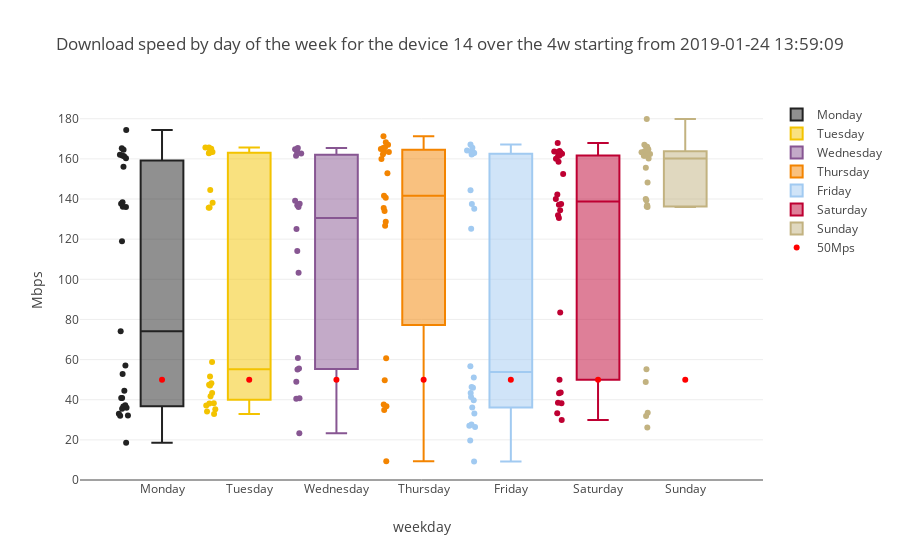

The notebook cell this image was saved under:
### Code cell
subset=download_df[download_df["SK_PI"]==device_number]
simple_boxplot(dataframe=subset,plot_value='DOWNLOAD',sort_value='weekday',
               title="Download speed by day of the week for the device "+str(device_number)+" over the "+time_interval+" starting from "+starting_point,
               ytitle="Mbps",downloadline=True, weekdays=True, jitter=True)

### Figure 1 — Plotly figure (JSON) as saved in the notebook; plotly's stock layout.template omitted (floating-point values rounded to 4 significant figures)
{"data": [{"boxpoints": "all", "jitter": 0.3, "marker": {"color": "222222"}, "name": "Monday", "pointpos": -1.8, "type": "box", "y": [136.1, 160.3, 74.17, 161.7, 138.3, 165.3, 156.1, 162, 118.9, 161.4, 136, 32.13, 137.6, 164.6, 52.8, 174.4, 37.29, 35.47, 32.95, 40.91, 40.8, 57.01, 44.42, 36.59, 32.07, 35.94, 18.54]}, {"boxpoints": "all", "jitter": 0.3, "marker": {"color": "F3C300"}, "name": "Tuesday", "pointpos": -1.8, "type": "box", "y": [165, 165.7, 135.6, 138.1, 144.5, 165.7, 163.4, 163.5, 47.47, 163.2, 38.22, 135.8, 37.13, 48.16, 47.13, 35.27, 32.92, 34.07, 162.8, 51.58, 58.76, 41.7, 38.16, 43.31]}, {"boxpoints": "all", "jitter": 0.3, "marker": {"color": "875692"}, "name": "Wednesday", "pointpos": -1.8, "type": "box", "y": [161.5, 114.1, 164.8, 165.4, 103.2, 163.5, 137.6, 162.7, 55.08, 125, 136.9, 136.0, 23.35, 55.51, 164.8, 48.98, 60.84, 40.46, 139.1, 40.7]}, {"boxpoints": "all", "jitter": 0.3, "marker": {"color": "F38400"}, "name": "Thursday", "pointpos": -1.8, "type": "box", "y": [9.34, 128.7, 168.3, 167.1, 165.5, 134.1, 126.7, 141.6, 163.4, 140.7, 152.9, 165.8, 60.67, 135.5, 36.69, 164.9, 37.61, 160.0, 163.4, 49.68, 171.2, 34.89, 162.3]}, {"boxpoints": "all", "jitter": 0.3, "marker": {"color": "A1CAF1"}, "name": "Friday", "pointpos": -1.8, "type": "box", "y": [9.16, 163.5, 163.4, 167.2, 162.2, 162.6, 165.6, 135.2, 164.1, 125.2, 163.0, 137.5, 43.41, 56.69, 51.03, 45.92, 41.3, 27.6, 26.4, 46.28, 144.4, 36.09, 27.03, 33.15, 19.74, 39.76]}, {"boxpoints": "all", "jitter": 0.3, "marker": {"color": "BE0032"}, "name": "Saturday", "pointpos": -1.8, "type": "box", "y": [162.6, 142.2, 163.5, 152.5, 167.8, 163.9, 160.0, 163.7, 137.5, 161.5, 158.6, 140.1, 83.48, 43.57, 163.3, 43.19, 134.4, 38.26, 130.6, 38.53, 161.7, 49.97, 131.9, 29.91, 137.2, 33.28]}, {"boxpoints": "all", "jitter": 0.3, "marker": {"color": "C2B280"}, "name": "Sunday", "pointpos": -1.8, "type": "box", "y": [164.8, 136.3, 161.5, 136.9, 163.9, 167.0, 163.8, 161.6, 148.2, 166.1, 136.0, 160.1, 140.0, 163.1, 48.8, 155.6, 33.5, 162.4, 163.3, 139.4, 55.18, 166.2, 31.85, 179.9, 26.2]}, {"marker": {"color": "red"}, "mode": "markers", "name": "50Mps", "type": "scatter", "x": ["Monday", "Tuesday", "Wednesday", "Thursday", "Friday", "Saturday", "Sunday"], "y": [50, 50, 50, 50, 50, 50, 50]}], "layout": {"title": "Download speed by day of the week for the device 14 over the 4w starting from 2019-01-24 13:59:09", "xaxis": {"title": "weekday"}, "yaxis": {"rangemode": "tozero", "title": "Mbps"}}}
